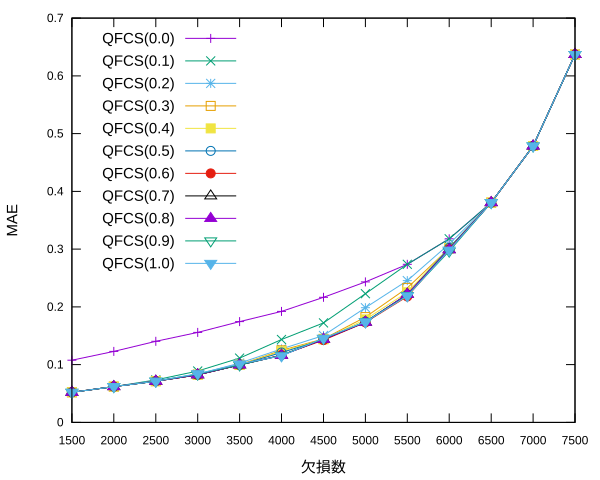

Recreate this plot in gnuplot.
set terminal svg
set output "qfcs_overlap.svg"
set key left font "Arial,15"
set xlabel "欠損数" font "Arial,15"
set ylabel "MAE" font "Arial,15"
set xrange [1500:7500]
set yrange [0:0.7]
set xtics 500
plot \
"../artificiality_MP19_overlap_threshold0.000000/QFCS_OVERLAP_averageMAE.txt" using 1:3 with linespoints title "QFCS(0.0)",\
"../artificiality_MP19_overlap_threshold0.100000/QFCS_OVERLAP_averageMAE.txt" using 1:3 with linespoints title "QFCS(0.1)",\
"../artificiality_MP19_overlap_threshold0.200000/QFCS_OVERLAP_averageMAE.txt" using 1:3 with linespoints title "QFCS(0.2)",\
"../artificiality_MP19_overlap_threshold0.300000/QFCS_OVERLAP_averageMAE.txt" using 1:3 with linespoints title "QFCS(0.3)",\
"../artificiality_MP19_overlap_threshold0.400000/QFCS_OVERLAP_averageMAE.txt" using 1:3 with linespoints title "QFCS(0.4)",\
"../artificiality_MP19_overlap_threshold0.500000/QFCS_OVERLAP_averageMAE.txt" using 1:3 with linespoints title "QFCS(0.5)",\
"../artificiality_MP19_overlap_threshold0.600000/QFCS_OVERLAP_averageMAE.txt" using 1:3 with linespoints title "QFCS(0.6)",\
"../artificiality_MP19_overlap_threshold0.700000/QFCS_OVERLAP_averageMAE.txt" using 1:3 with linespoints title "QFCS(0.7)",\
"../artificiality_MP19_overlap_threshold0.800000/QFCS_OVERLAP_averageMAE.txt" using 1:3 with linespoints title "QFCS(0.8)",\
"../artificiality_MP19_overlap_threshold0.900000/QFCS_OVERLAP_averageMAE.txt" using 1:3 with linespoints title "QFCS(0.9)",\
"../artificiality_MP19_overlap_threshold1.000000/QFCS_OVERLAP_averageMAE.txt" using 1:3 with linespoints title "QFCS(1.0)",\
